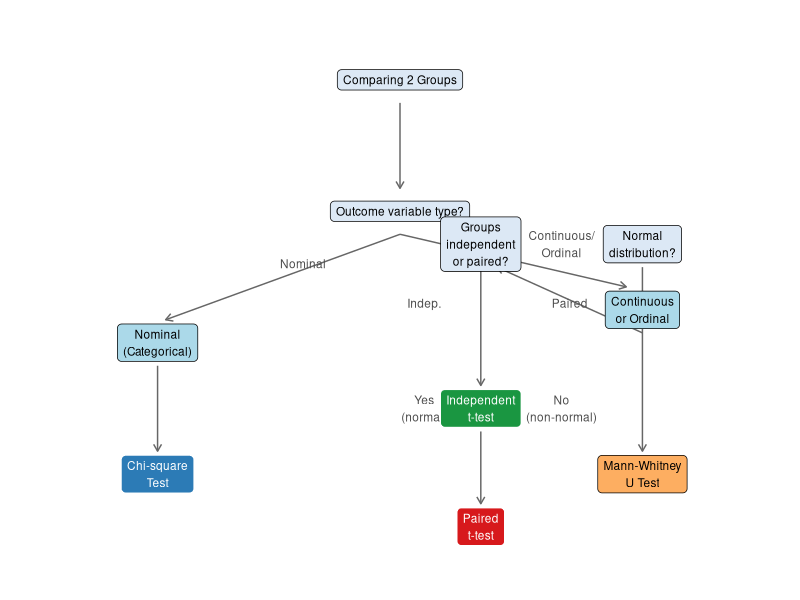

Reproduce this figure in R.
## ---- chunk 1
#| label: setup
#| include: false

library(ggplot2)
library(knitr)
library(kableExtra)
library(patchwork)
## ---- chunk 2
#| label: tbl-tails
#| tbl-cap: "One-tailed vs. Two-tailed Tests"

tails <- data.frame(
  Type = c("Two-tailed", "One-tailed (right)", "One-tailed (left)"),
  `H₁` = c("μ ≠ μ₀  (different from)", "μ > μ₀  (greater than)", "μ < μ₀  (less than)"),
  `Use When` = c(
    "You want to detect a difference in either direction (most common)",
    "You specifically expect the value to be higher",
    "You specifically expect the value to be lower"
  )
)

kable(tails, col.names = c("Test Type", "H₁", "Use When"),
      align = c("l","l","l")) |>
  kable_styling(bootstrap_options = c("striped","hover","bordered"),
                full_width = FALSE, font_size = 13) |>
  column_spec(1, bold = TRUE, color = "#2c7bb6") |>
  row_spec(1, background = "#eaf4fb")
## ---- chunk 3
#| label: tbl-errors
#| tbl-cap: "Type I and Type II Errors in Hypothesis Testing"

errors <- data.frame(
  ` ` = c("Reject H₀", "Fail to reject H₀"),
 `H₀ is actually TRUE` = c("Type I Error (α) — False Positive",
                            "Correct Decision"),
  `H₀ is actually FALSE` = c("Correct Decision (Power = 1 − β)",
                             "Type II Error (β) — False Negative")
)

kable(errors, col.names = c("Our Decision", "H₀ is TRUE", "H₀ is FALSE"),
      align = c("l","c","c")) |>
  kable_styling(bootstrap_options = c("bordered"),
                full_width = FALSE, font_size = 13) |>
  column_spec(1, bold = TRUE) |>
  column_spec(2, background = c("#fde0d9","#d9f0d3")) |>
  column_spec(3, background = c("#d9f0d3","#fde0d9"))
## ---- chunk 4
#| label: tbl-chisq
#| tbl-cap: "Chi-Square Critical Values at α = 0.05"

df_chi  <- 1:10
cv_chi  <- round(qchisq(0.95, df = df_chi), 3)

chi_tab <- data.frame(df = df_chi, critical = cv_chi)

kable(chi_tab, col.names = c("Degrees of Freedom (df)", "χ² critical value (α = 0.05)"),
      align = c("c","c")) |>
  kable_styling(bootstrap_options = c("striped","hover","bordered"),
                full_width = FALSE, font_size = 13) |>
  column_spec(1, bold = TRUE, color = "#2c7bb6") |>
  row_spec(1, background = "#eaf4fb")
## ---- chunk 5
#| label: tbl-test-choice
#| tbl-cap: "Guide to Choosing the Correct Statistical Test (Two Groups)"

tests <- data.frame(
  `Data Type` = c("Categorical (Nominal)",
                   "Ordinal or non-normal continuous",
                   "Continuous (normal)",
                   "Continuous (normal)"),
  `Groups` = c("2 independent groups",
                "2 independent groups",
                "2 independent groups",
                "2 related (paired) groups"),
  `Correct Test` = c("Chi-square test",
                      "Mann-Whitney U test",
                      "Independent samples t-test",
                      "Paired samples t-test"),
 `SPSS Procedure` = c("Analyze Descriptive Statistics Crosstabs",
 "Analyze Nonparametric Legacy Dialogs 2 Independent Samples",
 "Analyze Compare Means Independent Samples T Test",
 "Analyze Compare Means Paired Samples T Test")
)

kable(tests,
      col.names = c("Outcome Data Type", "Study Design",
                    "Statistical Test", "SPSS Procedure"),
      align = c("l","l","l","l")) |>
  kable_styling(bootstrap_options = c("striped","hover","bordered"),
                full_width = FALSE, font_size = 12) |>
  column_spec(3, bold = TRUE, color = "#2c7bb6")
## ---- chunk 6
#| label: fig-test-flowchart
#| fig-cap: "Decision flowchart for selecting the correct test (two-group comparisons)"
#| fig-align: center
#| fig-height: 5
#| fig-width: 9

nodes <- data.frame(
  x     = c(5,   5,   2,   8,   1,   3,   6,   6,   8  ),
  y     = c(9,   7,   5,   5,   3,   3,   6,   4,   3  ),
  label = c("Comparing\n2 groups",
            "What type of\noutcome variable?",
            "Categorical\n(Nominal)",
            "Continuous\nor Ordinal",
            "Chi-square\ntest",
            "Chi-square\ntest",
            "Are groups\nindependent\nor paired?",
            "Is data\nnormally\ndistributed?",
            "Mann-Whitney\nU test"),
  fill  = c("#e0e0e0","#e0e0e0",
            "#abd9e9","#abd9e9",
            "#2c7bb6","#2c7bb6",
            "#e0e0e0","#e0e0e0",
            "#fdae61")
)

# Simplified clean flowchart using ggplot
flow <- data.frame(
  x =     c(5,   5,   5,   2,   8,   8,   8),
  xend =  c(5,   2,   8,   2,   8,   6,   8),
  y =     c(8.6, 7,   7,   5,   5,   5,   5),
  yend =  c(7.4, 5.4, 5.4, 3.6, 6.4, 3.6, 3.6),
  label = c("","Categorical","Continuous/Ordinal",
            "","","Independent","Normal dist.")
)

boxes <- data.frame(
  x = c(5, 5, 2, 8, 2, 8, 6, 8, 6),
  y = c(9, 7, 5, 5.5, 3, 3, 6.5, 6.5, 4),
  label = c("Comparing 2 Groups",
            "Outcome variable type?",
            "Nominal\n(Categorical)",
            "Continuous\nor Ordinal",
            "Chi-square\nTest",
            "Mann-Whitney\nU Test",
            "Groups\nindependent\nor paired?",
            "Normal\ndistribution?",
            "Independent\nt-test"),
  fill = c("#dce8f5","#dce8f5",
           "#abd9e9","#abd9e9",
           "#2c7bb6","#fdae61",
           "#dce8f5","#dce8f5",
           "#1a9641"),
  col = c("black","black","black","black",
          "white","black","black","black","white")
)

paired_box <- data.frame(
  x = 6, y = 2.2, label = "Paired\nt-test",
  fill = "#d7191c", col = "white"
)

ggplot() +
  # arrows
  annotate("segment", x=5, xend=5, y=8.65, yend=7.35,
           arrow=arrow(length=unit(0.2,"cm")), color="gray40") +
  annotate("segment", x=5, xend=2.1, y=6.65, yend=5.35,
           arrow=arrow(length=unit(0.2,"cm")), color="gray40") +
  annotate("segment", x=5, xend=7.8, y=6.65, yend=5.85,
           arrow=arrow(length=unit(0.2,"cm")), color="gray40") +
  annotate("segment", x=2, xend=2, y=4.65, yend=3.35,
           arrow=arrow(length=unit(0.2,"cm")), color="gray40") +
  annotate("segment", x=8, xend=6.2, y=5.15, yend=6.15,
           arrow=arrow(length=unit(0.2,"cm")), color="gray40") +
  annotate("segment", x=6, xend=6, y=6.15, yend=4.35,
           arrow=arrow(length=unit(0.2,"cm")), color="gray40") +
  annotate("segment", x=6, xend=6, y=3.65, yend=2.55,
           arrow=arrow(length=unit(0.2,"cm")), color="gray40") +
  annotate("segment", x=8, xend=8, y=6.15, yend=3.35,
           arrow=arrow(length=unit(0.2,"cm")), color="gray40") +
  # edge labels
  annotate("text", x=3.8, y=6.2, label="Nominal", size=3, color="gray30") +
  annotate("text", x=7.0, y=6.5, label="Continuous/\nOrdinal", size=3, color="gray30") +
  annotate("text", x=5.3, y=5.6, label="Indep.", size=3, color="gray30") +
  annotate("text", x=7.1, y=5.6, label="Paired", size=3, color="gray30") +
  annotate("text", x=5.3, y=4.0, label="Yes\n(normal)", size=3, color="gray30") +
  annotate("text", x=7.0, y=4.0, label="No\n(non-normal)", size=3, color="gray30") +
  # boxes
  geom_label(data=boxes,
             aes(x=x, y=y, label=label, fill=fill, color=col),
             size=3, label.r=unit(0.3,"lines"),
             label.padding=unit(0.4,"lines"), show.legend=FALSE) +
  geom_label(data=paired_box,
             aes(x=x, y=y, label=label, fill=fill, color=col),
             size=3, label.r=unit(0.3,"lines"),
             label.padding=unit(0.4,"lines"), show.legend=FALSE) +
  scale_fill_identity() +
  scale_color_identity() +
  xlim(0.5, 9.5) + ylim(1.5, 9.8) +
  theme_void()
## ---- chunk 7
#| label: tbl-expected
#| tbl-cap: "Observed (O) and Expected (E) Frequencies"

obs <- matrix(c(45, 55, 25, 75), nrow=2, byrow=TRUE)
row_totals <- rowSums(obs)
col_totals <- colSums(obs)
n <- sum(obs)

exp_freq <- outer(row_totals, col_totals) / n

result_tab <- data.frame(
  Group = c("Smoker", "Non-smoker"),
  O_hyp  = obs[,1],
  E_hyp  = exp_freq[,1],
  O_no   = obs[,2],
  E_no   = exp_freq[,2]
)

kable(result_tab,
      col.names = c("Group","O (Hyp.)","E (Hyp.)","O (No Hyp.)","E (No Hyp.)"),
      align = rep("c",5), digits = 2) |>
  kable_styling(bootstrap_options = c("striped","hover","bordered"),
                full_width = FALSE, font_size = 13) |>
  column_spec(1, bold = TRUE)
## ---- chunk 8
#| label: tbl-paired
#| tbl-cap: "DBP Before and After Lifestyle Intervention (n = 10 patients)"

set.seed(7)
before <- c(92, 88, 95, 100, 85, 97, 90, 94, 88, 96)
after  <- c(85, 82, 89, 91,  80, 88, 84, 87, 83, 88)
d      <- before - after

pair_tab <- data.frame(
  Patient = paste0("Patient ", 1:10),
  Before  = before,
  After   = after,
  d       = d
)

kable(pair_tab,
      col.names = c("Patient", "DBP Before (mmHg)",
                    "DBP After (mmHg)", "Difference d = Before − After"),
      align = c("l","c","c","c")) |>
  kable_styling(bootstrap_options = c("striped","hover","bordered"),
                full_width = FALSE, font_size = 13) |>
  column_spec(4, bold = TRUE, color = "#2c7bb6") |>
  row_spec(0, bold = TRUE, color = "white", background = "#2c7bb6")
